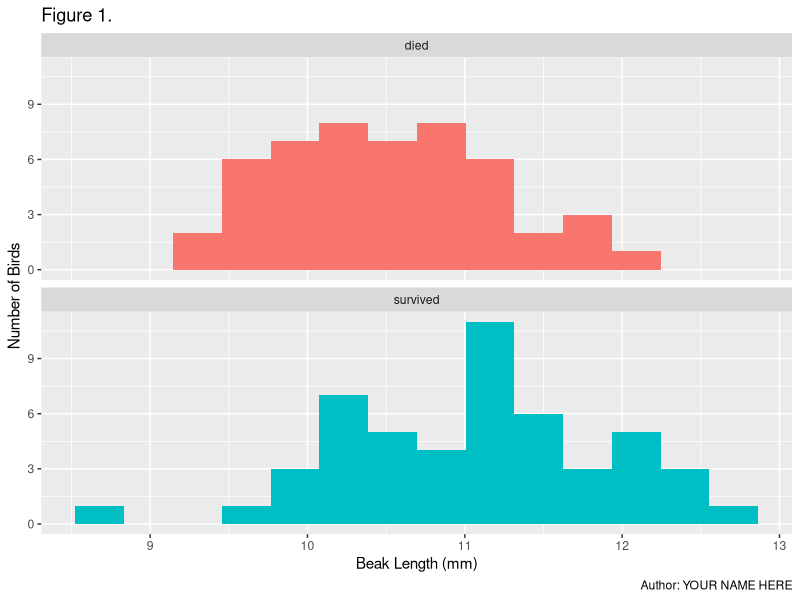
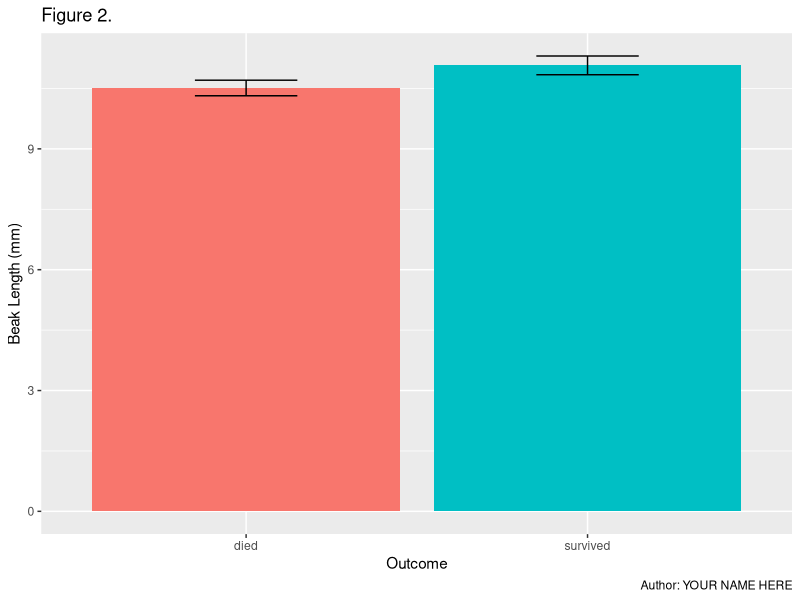
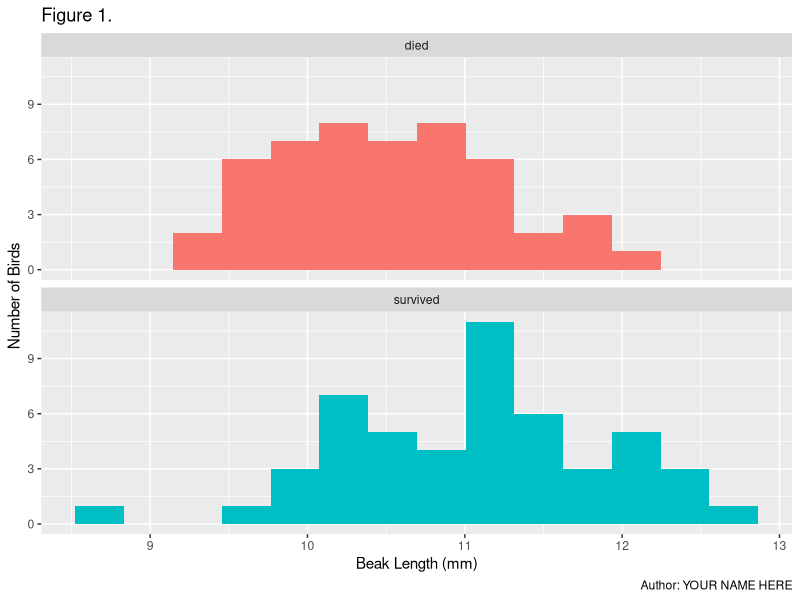
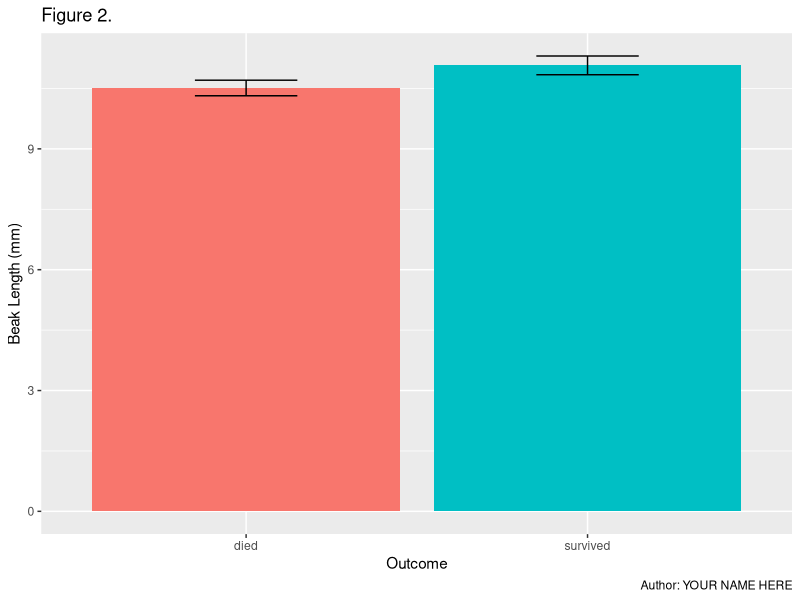

R code for these plots, in order:

# load packages -----------------------------------------------------------

# run every time you restart RStudio
library(readxl)     # load readxl, for reading Excel files
library(tidyverse)  # load tidyverse, for working with datasets


# read data ---------------------------------------------------------------

# read the finches data
finches <- read_excel("finches_data.xlsx")

# print the finches tibble in the console
finches

# take a quick look at all the variables in the dataset
glimpse(finches)


# histogram ---------------------------------------------------------------

# histogram of beak length, grouped by survival, with labels
ggplot(
  data = finches,                     # use the finches dataset
  mapping = aes(x = beak_length,      # put beak length on the x axis
                fill = outcome)       # fill sets the color of the boxes
) +
  geom_histogram(bins = 14) +         # add the histogram, use 14 bins
  facet_wrap(~ outcome, ncol = 1) +   # outcome is the grouping variable
  guides(fill = "none") +             # don't show a legend for fill color
  labs(
    title = "Figure 1.",                # change number if necessary
    x = "Beak Length (mm)",             # human-readable x-axis label
    y = "Number of Birds",              # human-readable y-axis label
    caption = "Author: YOUR NAME HERE"  # your name so we know who made it
  )

# save your most recent plot
ggsave("beak_length_histogram.png",   # you choose a name for the file
       width = 3.5, height = 3.5,     # dimensions of saved file
       units = "in")                  # units for the dimensions


# summarize ---------------------------------------------------------------

# summarize the dataset by outcome (survived vs. died)
beak_length_grouped_summary <- 
  finches %>% 
  group_by(outcome) %>% 
  summarize(
    mean = mean(beak_length),
    sample_size = n(),
    standard_error = sd(beak_length) / sqrt(sample_size),
    upper_conf_limit = mean + 1.96 * standard_error,
    lower_conf_limit = mean - 1.96 * standard_error
  ) %>% 
  print()                             # print the results in the console


# bar chart ---------------------------------------------------------------

# bar chart of mean beak lengths
ggplot(
  data = beak_length_grouped_summary,   # use summary data, not "finches"
  mapping = aes(x = outcome,            # survival on the x axis
                y = mean,               # mean beak length on the y axis
                fill = outcome)         # make died/survived different colors
) +
  geom_col() +                                 # add columns
  geom_errorbar(                               # add error bars
    mapping = aes(ymin = lower_conf_limit,     #   lower 95% confidence limit
                  ymax = upper_conf_limit),    #   upper 95% confidence limit
    width = .3                                 #   width of horizontal bars
  ) +
  guides(fill = "none") +               # don't show fill color legend
  labs(
    title = "Figure 2.",                # change number if necessary
    x = "Outcome",                      # human-readable x-axis label
    y = "Beak Length (mm)",             # human-readable y-axis label
    caption = "Author: YOUR NAME HERE"  # your name so we know who made it
  )

# save the beak length bar chart
# note that the dimensions are different from the histograms above
ggsave("beak_length_bar_chart.png", 
       width = 2.5, height = 3.5, units = "in")


# t-test ------------------------------------------------------------------

# perform a two-sample t-test assuming unequal variances
t.test(beak_length ~ outcome, data = finches)
